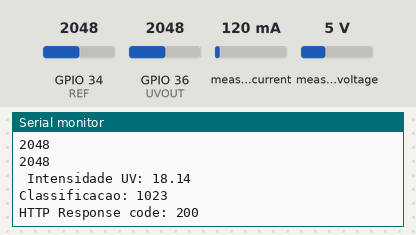
Recording of a sketch running on a simulated ESP32. Shown: the last lines printed to the serial monitor. Inputs (shaded band) come from the test bench; at power-on: GPIO 34 (REF) = 2048, GPIO 36 (UVOUT) = 2048, measured current 120 mA, measured voltage 5 V. WiFi joins after 1.5 s; servers stay silent unless stated; uploads are accepted with an empty reply.

Above: at 3.7 s.
3.8 s: GPIO 34 (REF) set to 2866
At 5.2 s:
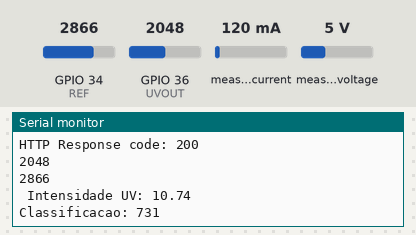
5.3 s: GPIO 36 (UVOUT) set to 1228
At 6.3 s:
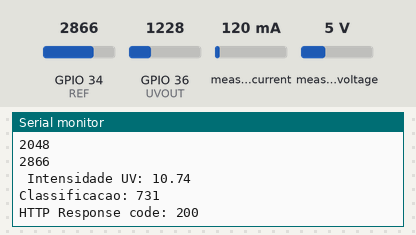
6.8 s: GPIO 34 (REF) set to 3972
At 8.2 s:
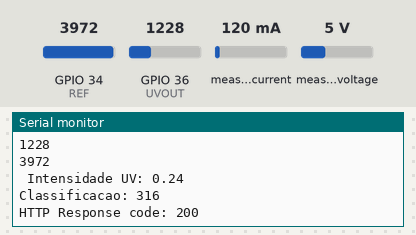
8.3 s: GPIO 36 (UVOUT) set to 122
At 10.6 s:
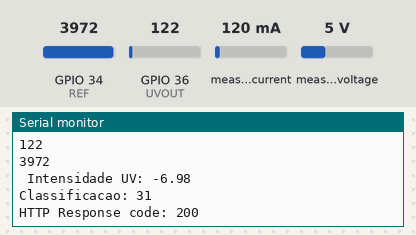
Timing chart, 0 to 10.8 s (numbered marks = the images above; inputs shaded):
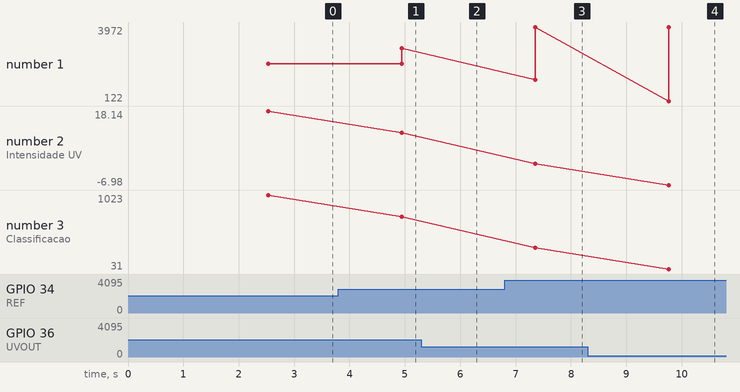

The sketch:

ina-esp32.ino
```cpp
#include <Wire.h>
#include <WiFi.h>
#include <HTTPClient.h>
#include <Adafruit_INA219.h>

const char *ssid = ""; //colocar nome do wifi
const char *password = ""; //colocar senha do wifi
//const char *serverName = "http://192.168.0.21:1880/controleBateria";

const char *serverName = "http://svuv-api.herokuapp.com/data_read/load";

int UVOUT = 36;   /* Pino D36 do ESP32 conetado ao Out do sensor */
int REF   = 34;   /* Pino D34 do ESP32 conectado ao EN do sensor */


WiFiClient client;
HTTPClient http;

Adafruit_INA219 ina219;

void connectToInternet();
void printConnectionInformation();

void setup(void)
{
   Serial.begin(115200);
   pinMode(UVOUT, INPUT);
   pinMode(REF, INPUT);


  delay(1000);
  while (!Serial) {
    delay(1);
  }

  connectToInternet();

  uint32_t currentFrequency;

  if (! ina219.begin()) {
    Serial.println("Failed to find INA219 chip");
    while (1) {
      delay(10);
    }
  }
  Serial.println("Measuring voltage and current with INA219 ...");


}


void loop(void)
{
  float shuntvoltage = 0;
  float busvoltage = 0;
  float current_mA = 0;
  float loadvoltage = 0;
  float power_mW = 0;

  shuntvoltage = ina219.getShuntVoltage_mV();
  busvoltage = ina219.getBusVoltage_V();
  current_mA = ina219.getCurrent_mA();
  power_mW = ina219.getPower_mW();
  loadvoltage = busvoltage + (shuntvoltage / 1000);

  int uvLevel = averageAnalogRead(UVOUT);           /* Armazena a leitura analógica do pino OUT */
  int refLevel = averageAnalogRead(REF);            /* Armazena a leitura analógica do pino EN */
  /* Use 3.3V como referencia no calculo de tensão */
  float outputVoltage = 3.3 / refLevel * uvLevel; /* Indica a tensão de saída do sensor */
  float uvIntensity = mapfloat(outputVoltage, 0.99, 2.9, 0.0, 15.0); /* Intensidade raios UV */

  Serial.println(uvLevel);
  Serial.println(refLevel);
  Serial.print(" Intensidade UV: ");
  Serial.println(uvIntensity);
  int onda = map(uvLevel, 0, refLevel, 0, 1023);
  Serial.print("Classificacao: ");
  Serial.println (onda);
  Serial.println();
  delay(200);


  if (WiFi.status() == WL_CONNECTED) {
   /* http.begin(client, serverName);

    http.addHeader("Content-Type", "application/x-www-form-urlencoded");

    http.addHeader("Content-Type", "text/plain");
    String httpRequestData = String(busvoltage) + "," +
                             String(shuntvoltage) + "," +
                             String(loadvoltage) + "," +
                             String(current_mA) + "," +
                             String(power_mW) + "," +
                             String(uvIntensity);
    int httpResponseCode = http.POST(httpRequestData);

    Serial.print("HTTP Response code: ");
    Serial.println(httpResponseCode);

    http.end();
    */
    http.begin(client, serverName);

    http.addHeader("Content-Type", "application/x-www-form-urlencoded");

    http.addHeader("Content-Type", "application/json");
    String body = "{\"voltage\": \""+ String(loadvoltage) + "\" ,\"uv\": \""+ String(uvIntensity)+ "\" }";
    int httpResponseCode = http.POST(body);
    Serial.print("HTTP Response code: ");
    Serial.println(httpResponseCode);

    http.end();
  }

  else {
    Serial.println("WiFi Disconnected");
  }

  delay(2000);
}


//Takes an average of readings on a given pin
//Returns the average
int averageAnalogRead(int pinToRead)
{
  byte numberOfReadings = 8;
  unsigned int runningValue = 0;

  for(int x = 0 ; x < numberOfReadings ; x++)
    runningValue += analogRead(pinToRead);
  runningValue /= numberOfReadings;

  return(runningValue);
}

float mapfloat(float x, float in_min, float in_max, float out_min, float out_max)
{
  return (x - in_min) * (out_max - out_min) / (in_max - in_min) + out_min;
}

void connectToInternet() {
  WiFi.begin(ssid, password);
  Serial.print("[INFO] Attempting Connection - SSID: ");
  Serial.println(ssid);

  while (WiFi.status() != WL_CONNECTED) {
    delay(500);
    Serial.print(".");
  }

  Serial.print("\n[INFO] Connection Successful.\n");
  printConnectionInformation();
}

void printConnectionInformation() {
  Serial.print("[INFO] SSID: ");
  Serial.println(WiFi.SSID());

  // Exibe o endereço MAC do roteador
  Serial.print("[INFO] BSSID: ");
  Serial.println(WiFi.BSSIDstr());

  // Exibe a intensidade do sinal recebido
  Serial.print("[INFO] Received Signal Strength Indication (RSSI): ");
  Serial.println(WiFi.RSSI());

  // Exibe o endereço IP
  Serial.print("[INFO] Connected to WiFi network with IP Address: ");
  Serial.println(WiFi.localIP());

  // Exibe o endereço MAC do dispositivo
  Serial.print("[INFO] MAC Address: ");
  Serial.println(WiFi.macAddress());
}
```

Measured:
- after the input at 3.8 s, the serial monitor: prints a new line after 1.1 s (image 1)
- after the input at 6.8 s, the serial monitor: prints a new line after 0.55 s (image 3)
- after the input at 8.3 s, the serial monitor: prints a new line after 1.5 s (image 4)
- plotted number 1: 2048 → 2866 after the input at 3.8 s, 2866 → 3972 after the input at 6.8 s
- plotted number 2: 18.14 → 10.74 after the input at 3.8 s, 10.74 → 0.24 after the input at 6.8 s, 0.24 → -6.98 after the input at 8.3 s
- plotted number 3: 1023 → 731 after the input at 3.8 s, 731 → 316 after the input at 6.8 s, 316 → 31 after the input at 8.3 s
